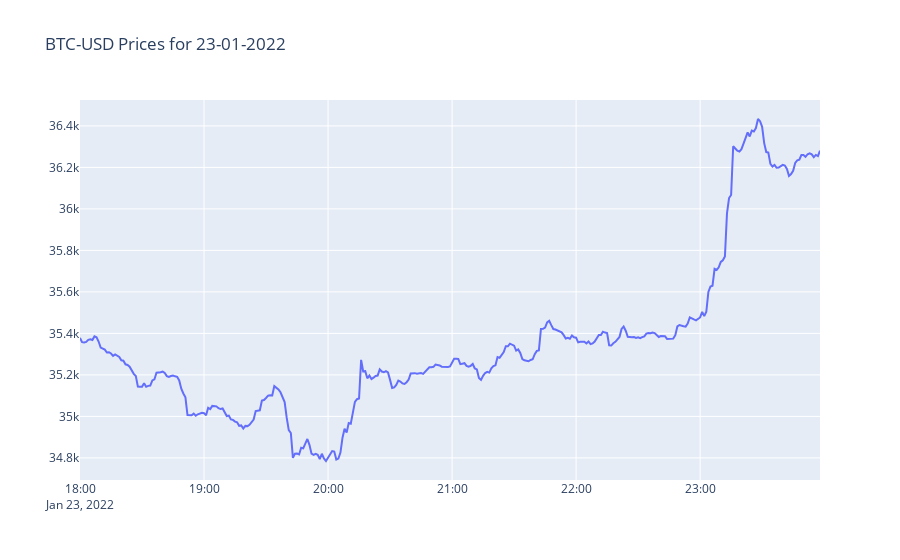

Notebook cell for this chart:
### Code cell
import plotly.graph_objects as go
fig = go.Figure([go.Scatter(x=btc.index, y=btc.High)])
fig.update_layout(title="BTC-USD Prices for 23-01-2022")
fig.show()

### Figure 1 — Plotly figure (JSON) as saved in the notebook; plotly's stock layout.template omitted (floating-point values rounded to 4 significant figures; data arrays with more than 128 entries replaced by an {"elided": "..."} marker saying what was removed)
{"data": [{"type": "scatter", "x": {"elided": "356 str values"}, "y": {"elided": "356 float values"}}], "layout": {"title": {"text": "BTC-USD Prices for 23-01-2022"}}}
